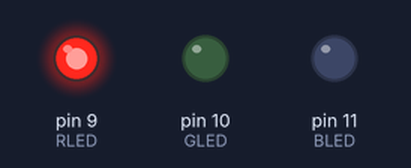
A sketch run on a simulated Arduino Uno, built with avr-gcc and run on an emulated ATmega328P. Parts: output pins drawn as LEDs (lit = HIGH).

Above: at 0.05 s.
At 1.15 s:
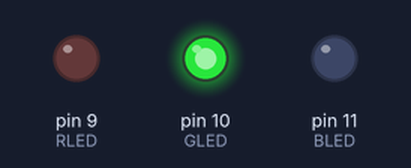
At 2.25 s:
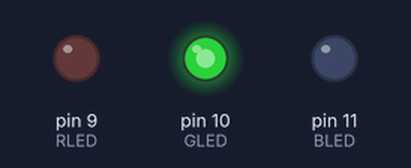
At 4.5 s:
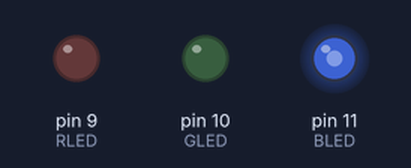
At 6.75 s:
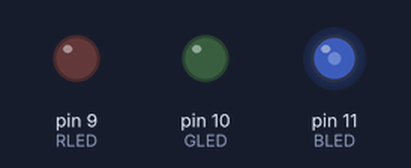
At 9.0 s:
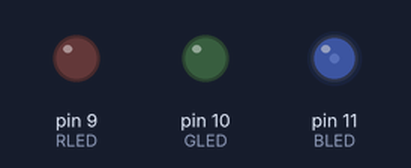
Timing chart, 0 to 11.7 s (numbered marks = the images above):
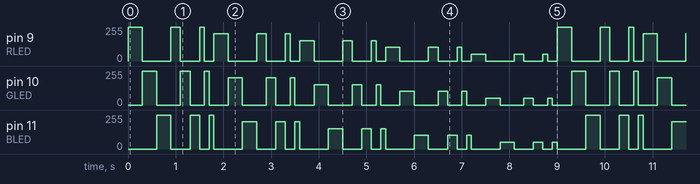

Measured:
- by itself, pin 9 (RLED), pin 10 (GLED), pin 11 (BLED): moves between 0/255 and 255/255, repeating every 9.0 s

The sketch:

week2_LED_Control_with_PWM.ino
```cpp
const int RLED = 9;
const int GLED = 10;
const int BLED = 11;

void setup() {
  // put your setup code here, to run once:
  pinMode(RLED, OUTPUT);
  pinMode(GLED, OUTPUT);
  pinMode(BLED, OUTPUT);
}

void loop() {
  // put your main code here, to run repeatedly:
  for (int i = 100; i >= 20; i -= 20) {
    int val = (i/100.0 * 255 + 0.5); // 반올림

    for (int j = 300; j >= 100; j -= 100) {
      analogWrite(RLED, val);
      analogWrite(GLED, 0);
      analogWrite(BLED, 0);

      delay(j);

      analogWrite(RLED, 0);
      analogWrite(GLED, val);
      analogWrite(BLED, 0);

      delay(j);

      analogWrite(RLED, 0);
      analogWrite(GLED, 0);
      analogWrite(BLED, val);

      delay(j);
    }
  }
}
```
